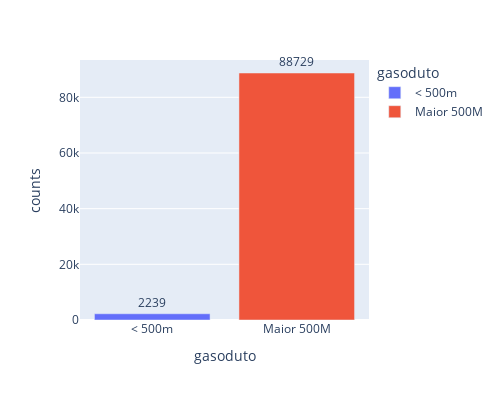

Write notebook code for a chart like this one.
### Code cell
fig = px.bar(dfDist500m, 
             x='gasoduto', 
             y='counts',
             color='gasoduto',
             text_auto='gasoduto',
             height=400,
            width= 500)
fig.update_traces(textfont_size=12, 
                  textangle=0, 
                  textposition="outside", 
                  cliponaxis=False)
fig.show()

### Figure 1 — Plotly figure (JSON) as saved in the notebook; plotly's stock layout.template omitted (floating-point values rounded to 4 significant figures)
{"data": [{"alignmentgroup": "True", "cliponaxis": false, "hovertemplate": "gasoduto=%{x}<br>counts=%{y}<extra></extra>", "legendgroup": "< 500m", "marker": {"color": "#636efa", "pattern": {"shape": ""}}, "name": "< 500m", "offsetgroup": "< 500m", "orientation": "v", "showlegend": true, "textangle": 0, "textfont": {"size": 12}, "textposition": "outside", "texttemplate": "%{y:gasoduto}", "type": "bar", "x": ["< 500m"], "xaxis": "x", "y": [2239], "yaxis": "y"}, {"alignmentgroup": "True", "cliponaxis": false, "hovertemplate": "gasoduto=%{x}<br>counts=%{y}<extra></extra>", "legendgroup": "Maior 500M", "marker": {"color": "#EF553B", "pattern": {"shape": ""}}, "name": "Maior 500M", "offsetgroup": "Maior 500M", "orientation": "v", "showlegend": true, "textangle": 0, "textfont": {"size": 12}, "textposition": "outside", "texttemplate": "%{y:gasoduto}", "type": "bar", "x": ["Maior 500M"], "xaxis": "x", "y": [88729], "yaxis": "y"}], "layout": {"barmode": "relative", "height": 400, "legend": {"title": {"text": "gasoduto"}, "tracegroupgap": 0}, "margin": {"t": 60}, "width": 500, "xaxis": {"anchor": "y", "categoryarray": ["< 500m", "Maior 500M"], "categoryorder": "array", "domain": [0, 1], "title": {"text": "gasoduto"}}, "yaxis": {"anchor": "x", "domain": [0, 1], "title": {"text": "counts"}}}}
